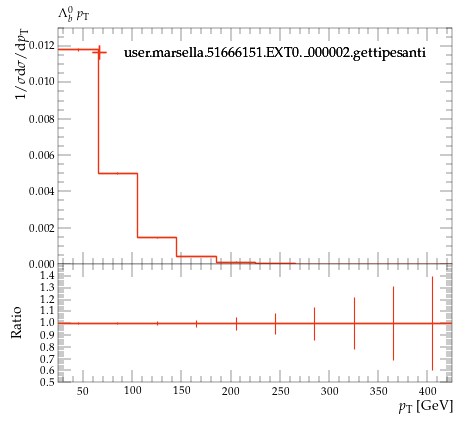

Write Python code to recreate this figure.
#! /usr/bin/env python

# This Python script was auto-generated using YODA v2.0.2.
# Analysis object: /MC_HFDECAYS/LAMBDAB_pT
# Timestamp: 24-07-2026 (16:40:05)

import matplotlib as mpl
import matplotlib.pyplot as plt
mpl.use('Agg') # comment out for interactive use
import os
import numpy as np

plotDir = os.path.split(os.path.realpath(__file__))[0]
if 'YODA_USER_PLOT_PATH' in globals():
    plot_outdir = globals()['YODA_USER_PLOT_PATH']
else:
    plot_outdir = plotDir

#plot style
plt.style.use(os.path.join(plotDir, '../default.mplstyle'))
# plot metadata
figW, figH = plt.rcParams['figure.figsize']
ax_xLabel = r'$p_\mathrm{T}$ [GeV]'
ax_yLabel = r'$1/\sigma \mathrm{d}\sigma/\mathrm{d}p_\mathrm{T}$'
ax_title  = r'$\Lambda^0_b$ $p_\mathrm{T}$'
ax_xScale = 'linear'
ax_yScale = 'linear'
xLims = (25.0, 425.0)
yLims = (0.0, 0.013000966000000001)

# TeX-friendly labels for the legend
labels = {
    'legend' : ([ r"user.marsella.51666151.EXT0.\_000002.gettipesanti" ], r""),
}

# Adjust canvas width and height
canvasW = 10.0
canvasH = 9.0
figW *= canvasW/10.
figH *= canvasH/9.

# Create figure and axis objects
fig, (ax, ratio0_ax) = plt.subplots(2, 1, sharex=True,
                  figsize=(figW,figH), gridspec_kw={'height_ratios': (6.0, 3.0)})

# Set figure margins
plt.subplots_adjust(
    left   = 1.0 * plt.rcParams['figure.subplot.left'],
    right  = 1.0 * plt.rcParams['figure.subplot.right'],
    top    = 1.0 * plt.rcParams['figure.subplot.top'],
    bottom = 1.0 * plt.rcParams['figure.subplot.bottom'])

ratio0_ax.yaxis.set_major_locator(mpl.ticker.MultipleLocator(0.1))
ratio0_ax.set_ylim(0.5, 1.4999)
ratio0_ax.set_ylabel('Ratio')

# the numerical data is stored in a separate file
dataf = dict()
prefix = os.path.split(__file__)[0]
if prefix:    prefix = prefix + '/'
exec(open(prefix+'LAMBDAB_pT__data.py').read(), dataf)


legend_handles = dict() # keep track of handles for the legend

# style options for curves
# starts at zorder>=5 to draw curve on top of legend
styles = {
  'user.marsella.51666151.EXT0._000002.gettipesanti.yoda.gz': {
    'color' : '#EE3311',
    'linestyle' : '-',
    'linewidth' : 1,
    'marker' : 'none',
    'markersize' : 2,
    'capsize' : 0.0,
    'zorder' : 5,
    'histstyle' : 1,
    'drawstyle' : 'steps-pre',
    'xerrorbars' : 1,
    'yerrorbars' : 1,
    'fillcolor' : None,
    'fillopacity' : 1.0,
    'ratio0_linestyle' : '-',
    'ratio0_linewidth' : 1,
    'ratio0_marker' : 'none',
    'ratio0_markersize' : 2,
    'ratio0_capsize' : 0.0,
    'ratio0_zorder' : 5,
    'ratio0_histstyle' : 1,
    'ratio0_drawstyle' : 'steps-pre',
    'ratio0_xerrorbars' : 1,
    'ratio0_yerrorbars' : 1,
  },
}

# curve from input yoda files in main panel
for label, yvals in dataf['yvals'].items():
    if all(np.isnan(v) for v in dataf['yvals'][label]):
        continue
    tmp = None
    if styles[label]['histstyle']: # draw as histogram
        xpos = dataf['xedges'][label] if styles[label]['drawstyle'] else dataf['xpoints'][label]
        ypos = np.insert(yvals, 0, yvals[0]) if styles[label]['drawstyle'] else yvals
        if styles[label]['fillcolor']: # fill area below curve
            ax.fill_between(xpos, ypos, step='pre',
                            color=styles[label]['fillcolor'],
                            alpha=styles[label]['fillopacity'])
        tmp, = ax.plot(xpos, ypos,
                       color=styles[label]['color'],
                       linestyle=styles[label]['linestyle'],
                       linewidth=styles[label]['linewidth'],
                       drawstyle=styles[label]['drawstyle'], solid_joinstyle='miter',
                       zorder=styles[label]['zorder'], label=label)
    tmp = ax.errorbar(dataf['xpoints'][label], yvals,
                      xerr=np.array(dataf['xerrs'][label])*styles[label]['xerrorbars'],
                      yerr=np.array(dataf['yerrs'][label])*styles[label]['yerrorbars'],
                      fmt=styles[label]['marker'], capsize=styles[label]['capsize'],
                      markersize=styles[label]['markersize'],
                      ecolor=styles[label]['color'],
                      color=styles[label]['color'], zorder=styles[label]['zorder'])
    tmp[-1][0].set_linestyle(styles[label]['linestyle'])
    tmp[-1][0].set_linewidth(styles[label]['linewidth'])
    if label in dataf['add_legend_handle']:  legend_handles[label] = tmp
    for varLabel in dataf['variation_yvals'].keys():
        if varLabel.startswith(label):
            tmp, = ax.plot(dataf['xedges'][label], dataf['variation_yvals'][varLabel],
                           color=styles[label]['color'],
                           linestyle=styles[label]['linestyle'],
                           linewidth=styles[label]['linewidth'],
                           drawstyle='steps-pre', solid_joinstyle='miter',
                           zorder=styles[label]['zorder'], alpha=0.5)


# plots on ratio panel
# curve from input yoda files in ratio panel
for label, yvals in dataf['ratio0_yvals'].items():
    if all(np.isnan(v) for v in yvals):
        continue
    if styles[label]['ratio0_histstyle']: # plot as histogram
        xpos = dataf['xedges']['user.marsella.51666151.EXT0._000002.gettipesanti.yoda.gz'] if styles[label]['ratio0_drawstyle'] else dataf['xpoints']['user.marsella.51666151.EXT0._000002.gettipesanti.yoda.gz']
        ypos = np.insert(yvals, 0, yvals[0]) if styles[label]['ratio0_drawstyle'] else yvals
        ratio0_ax.plot(xpos, ypos,
                       color=styles[label]['color'],
                       linewidth=styles[label]['linewidth'],
                       linestyle=styles[label]['ratio0_linestyle'],
                       drawstyle=styles[label]['ratio0_drawstyle'], zorder=styles[label]['zorder'],
                       solid_joinstyle='miter')
    tmp = ratio0_ax.errorbar(dataf['xpoints']['user.marsella.51666151.EXT0._000002.gettipesanti.yoda.gz'], yvals,
                             xerr=np.array(dataf['ref_xerrs'])*styles[label]['ratio0_xerrorbars'],
                             yerr=np.array(dataf['ratio0_yerrs'][label])*styles[label]['ratio0_yerrorbars'],
                             fmt=styles[label]['ratio0_marker'], capsize=styles[label]['ratio0_capsize'],
                             markersize=styles[label]['ratio0_markersize'],
                             ecolor=styles[label]['color'],
                             color=styles[label]['color'])
    tmp[-1][0].set_linestyle(styles[label]['ratio0_linestyle'])
    tmp[-1][0].set_linewidth(styles[label]['ratio0_linewidth'])

    for varlabel in dataf['ratio0_variation_vals'].keys():
        if varlabel.startswith(label):
            ratio0_ax.plot(dataf['xedges']['user.marsella.51666151.EXT0._000002.gettipesanti.yoda.gz'],
                            dataf['ratio0_variation_vals'][varlabel],
                            color=styles[label]['color'],
                            linestyle=styles[label]['linestyle'],
                            linewidth=styles[label]['linewidth'],
                            drawstyle='steps-pre', solid_joinstyle='miter',
                            zorder=1, alpha=0.5)

legend_items = list(legend_handles.values())
ax.add_artist(ax.legend(legend_items,
                        labels['legend'][0],
                        title=labels['legend'][1],
                        alignment='left',
                        loc='upper center',
                        bbox_to_anchor=(0.5, 0.97)))

# set plot metadata as defined above
ratio0_ax.set_xlabel(ax_xLabel)
ratio0_ax.xaxis.set_label_coords(1., -0.15)
ax.set_ylabel(ax_yLabel, ha='right', va='top')
ax.yaxis.set_label_coords(-0.11, 1.0)
ax.set_title(ax_title, loc='left')
ax.set_xscale(ax_xScale)
ax.set_yscale(ax_yScale)
ax.set_xlim(xLims)
ax.set_ylim(yLims)

# tick formatting
plt.rcParams['xtick.top'] = True
plt.rcParams['ytick.right'] = True
fig.align_ylabels((ax, ratio0_ax))
plt.savefig(os.path.join(plot_outdir, 'LAMBDAB_pT.pdf'), format='PDF')
plt.savefig(os.path.join(plot_outdir, 'LAMBDAB_pT.png'), format='PNG')

plt.close(fig)
